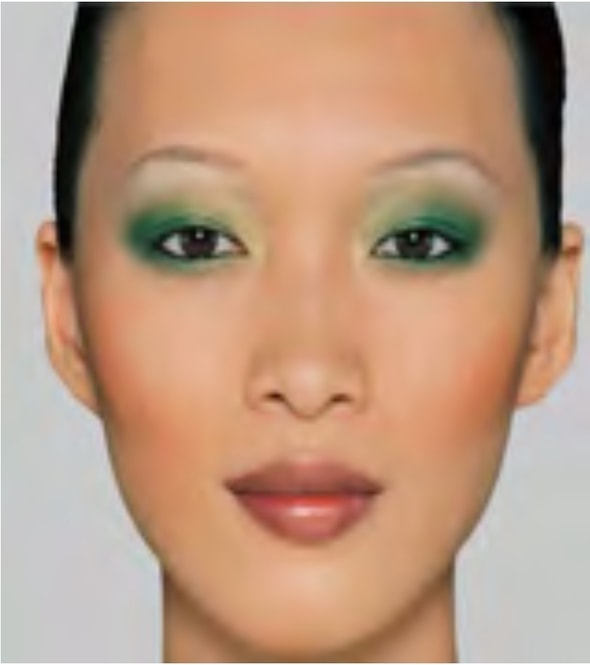
%> input picture A2 - Digital Makeup Transfer/images/MakeupTransfer/Reference.jpg, 590 x 665 px
$ octave main.m   (GNU Octave 9; MATLAB toolbox functions it lacks are replaced by stand-ins)
%> lines starting %> are read from the running program, lines starting %| are printed output that depends on the picture; in (x1, y1, x2, y2) boxes, pixels count from 0 and x2, y2 are one past the last pixel; in counts of white or black regions, pixels touching at a corner belong together; the program's own positions count from 1
### A2 - Digital Makeup Transfer/src/separateRegions.m
function [mask_leftEyebrow, mask_rightEyebrow, mask_leftEye, mask_rightEye, mask_lips, mask_face, mask_skin] = separateRegions(refImg, landmarkfile)

    load(landmarkfile);
    length = size(refImg,1);
    width = size(refImg,2);
    % Left Eyebrow
    mask_leftEyebrow = poly2mask(Ys(1:6), Xs(1:6), length, width);
    % figure,
    % imshow(mask_leftEyebrow);
    % title('leftEyebrow');

    % Right Eyebrow
    mask_rightEyebrow = poly2mask(Ys(7:12), Xs(7:12), length, width);
    % figure,
    % imshow(mask_rightEyebrow);
    % title('rightEyebrow');

    % Left Eye
    mask_leftEye = poly2mask(Ys(13:20), Xs(13:20), length, width);
    % figure,
    % imshow(mask_leftEye);
    % title('leftEye');

    % Right Eye
    mask_rightEye = poly2mask(Ys(21:28), Xs(21:28), length, width);
    % figure,
    % imshow(mask_rightEye);
    % title('rightEye');

    % Lips
    mask_lips = poly2mask([Ys(40:46) fliplr(Ys(52:56))], [Xs(40:46) fliplr(Xs(52:56))], length, width);
    % figure,
    % imshow(mask_lips);
    % title('lips');

    % Face
    mask_face = poly2mask(Ys(57:80), Xs(57:80), length, width);
    % figure,
    % imshow(mask_face);
    % title('face');

    % Skin
    mask_skin = mask_face;
    for i=1:size(mask_skin,1)
        for j=1:size(mask_skin,2)
            if mask_face(i,j) == 1 && (mask_leftEye(i,j) == 1 || mask_rightEye(i,j) == 1 || mask_leftEyebrow(i,j) == 1 || mask_rightEyebrow(i,j) == 1 || mask_lips(i,j) == 1)
                mask_skin(i,j) = 0;
            end
        end
    end
    % figure,
    % imshow(mask_skin);
    % title('skin');
end

### A2 - Digital Makeup Transfer/src/wlsFilter.m
function OUT = wlsFilter(IN, lambda, alpha, L)
%WLSFILTER Edge-preserving smoothing based on the weighted least squares(WLS)
%   optimization framework, as described in Farbman, Fattal, Lischinski, and
%   Szeliski, "Edge-Preserving Decompositions for Multi-Scale Tone and Detail
%   Manipulation", ACM Transactions on Graphics, 27(3), August 2008.
%
%   Given an input image IN, we seek a new image OUT, which, on the one hand,
%   is as close as possible to IN, and, at the same time, is as smooth as
%   possible everywhere, except across significant gradients in L.
%
%
%   Input arguments:
%   ----------------
%     IN              Input image (2-D, double, N-by-M matrix).
%
%     lambda          Balances between the data term and the smoothness
%                     term. Increasing lambda will produce smoother images.
%                     Default value is 1.0
%
%     alpha           Gives a degree of control over the affinities by non-
%                     lineary scaling the gradients. Increasing alpha will
%                     result in sharper preserved edges. Default value: 1.2
%
%     L               Source image for the affinity matrix. Same dimensions
%                     as the input image IN. Default: log(IN)
%
%
%   Example
%   -------
%     RGB = imread('peppers.png');
%     I = double(rgb2gray(RGB));
%     I = I./max(I(:));
%     res = wlsFilter(I, 0.5);
%     figure, imshow(I), figure, imshow(res)
%     res = wlsFilter(I, 2, 2);
%     figure, imshow(res)

if(~exist('L', 'var')),
    L = log(IN+eps);
end

if(~exist('alpha', 'var')),
    alpha = 1.2;
end

if(~exist('lambda', 'var')),
    lambda = 1;
end

smallNum = 0.0001;

[r,c] = size(IN);
k = r*c;

% Compute affinities between adjacent pixels based on gradients of L
dy = diff(L, 1, 1);
dy = -lambda./(abs(dy).^alpha + smallNum);
dy = padarray(dy, [1 0], 'post');
dy = dy(:);

dx = diff(L, 1, 2);
dx = -lambda./(abs(dx).^alpha + smallNum);
dx = padarray(dx, [0 1], 'post');
dx = dx(:);


% Construct a five-point spatially inhomogeneous Laplacian matrix
B(:,1) = dx;
B(:,2) = dy;
d = [-r,-1];
A = spdiags(B,d,k,k);

e = dx;
w = padarray(dx, r, 'pre'); w = w(1:end-r);
s = dy;
n = padarray(dy, 1, 'pre'); n = n(1:end-1);

D = 1-(e+w+s+n);
A = A + A' + spdiags(D, 0, k, k);

% Solve
OUT = A\IN(:);
OUT = reshape(OUT, r, c);

### A2 - Digital Makeup Transfer/src/main.m
clear all; close all; clc;

refImgFilename = 'Reference.jpg';
origImgFilename = 'Original.jpg';
landmarkfile = 'landmarks.mat';

refImg = imread(refImgFilename);
%> refImg is the input picture: size 665x590x3 uint8; mean R, G, B 187.4, 152.5, 128.5
origImg = imread(origImgFilename);
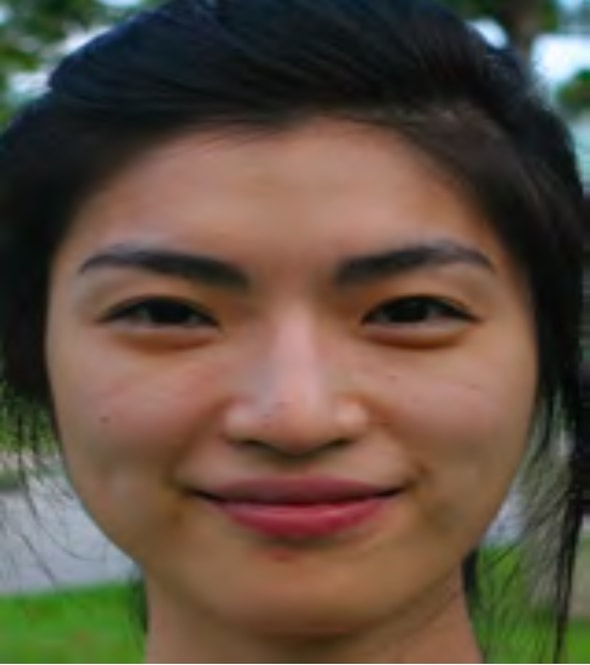
%> input picture A2 - Digital Makeup Transfer/images/MakeupTransfer/Original.jpg, 590 x 665 px
%> origImg is the input picture: size 665x590x3 uint8; mean R, G, B 95.9, 79.9, 65.3

figure, imshow(refImg, 'InitialMagnification', 50); title('Initial: Reference');
figure, imshow(origImg, 'InitialMagnification', 50); title('Initial: Original');

[rowsA, colsA, nA] = size(origImg);
%> rowsA = 665; colsA = 590; nA = 3
[rowsB, colsB, nB] = size(refImg);
%> rowsB = 665; colsB = 590; nB = 3
if rowsB ~= rowsA || colsA ~= colsB
    origImg = imresize(origImg, [rowsA colsA]);
end

rows = rowsA;
%> rows = 665
cols = colsA;
%> cols = 590

%%  3.1. Face Alignment

% % 1. Learn a model for Landmark detection
% compile
% % 2. Detect Control points and then, warp the image
% faceAlign(model, refImgFilename, origImgFilename);

% getLandmarkPoints(refImgFilename,origImgFilename,landmarkfile);

commandStr = sprintf('python faceWarp.py %s %s',refImgFilename,origImgFilename);
[status, ~] = system(commandStr);
if status==0
    fprintf('Image warped using delaunay triangles');
end

alignedFace = imread('warped.jpg');
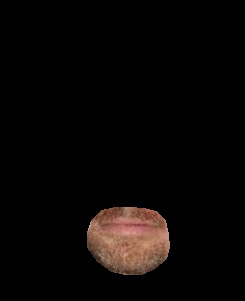
%> input picture A2 - Digital Makeup Transfer/images/BeardTransfer/warped.jpg, 245 x 301 px
%> alignedFace is the input picture: size 301x245x3 uint8; mean R, G, B 9.6, 6.6, 5.4
refImg = alignedFace;
figure, imshow(alignedFace, 'InitialMagnification', 50); title('After 3.1');


%%  3.2. Layer Decomposition

[mask_leftEyebrow, mask_rightEyebrow, mask_leftEye, mask_rightEye, mask_lips, mask_face, mask_skin] = separateRegions(refImg, landmarkfile);
%> after the loop in separateRegions, `for i=1:size(mask_skin,1)`:
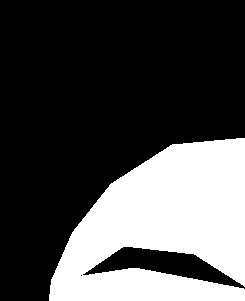
%> mask_skin: size 301x245 logical; 29.8% white; 1 white region, box (x1, y1, x2, y2) and area: (49, 138, 245, 301) 21942
%> mask_leftEyebrow: size 301x245 logical; 3.6% white; 2 white regions (1 under 20 px), largest, box (x1, y1, x2, y2) and area: (83, 247, 245, 289) 2673
%> mask_rightEyebrow: size 301x245 logical; every value is 0
%> mask_face: size 301x245 logical; 33.4% white; 1 white region, box (x1, y1, x2, y2) and area: (49, 138, 245, 301) 24616
load(landmarkfile);

% RGB to LAB Conversion
origLab = rgb2lab(origImg);
%> origLab: size 665x590x3 double; mean of channels 1, 2, 3 34.7, 4.7, 11.1
origL = origLab(:,:,1);
origA = origLab(:,:,2);
origB = origLab(:,:,3);

ref1Img = alignedFace;
refLab = rgb2lab(ref1Img);
%> refLab: size 301x245x3 double; mean of channels 1, 2, 3 3.1, 1, 1.2
refL = refLab(:,:,1);
refA = refLab(:,:,2);
refB = refLab(:,:,3);

% figure, imshow(origL, [1,100], 'InitialMagnification', 50); title('origL');
% figure, imshow(refL, [1,100], 'InitialMagnification', 50); title('refL');

% figure, imshow(origA, [1,100], 'InitialMagnification', 50); title('origA');
% figure, imshow(refA, [1,100], 'InitialMagnification', 50); title('refA');
%
% figure, imshow(origB, [1,100], 'InitialMagnification', 50); title('origB');
% figure, imshow(refB, [1,100], 'InitialMagnification', 50); title('refB');

origBase = wlsFilter(origL);
%> in wlsFilter, `dx = padarray(dx, [0 1], 'post');`:
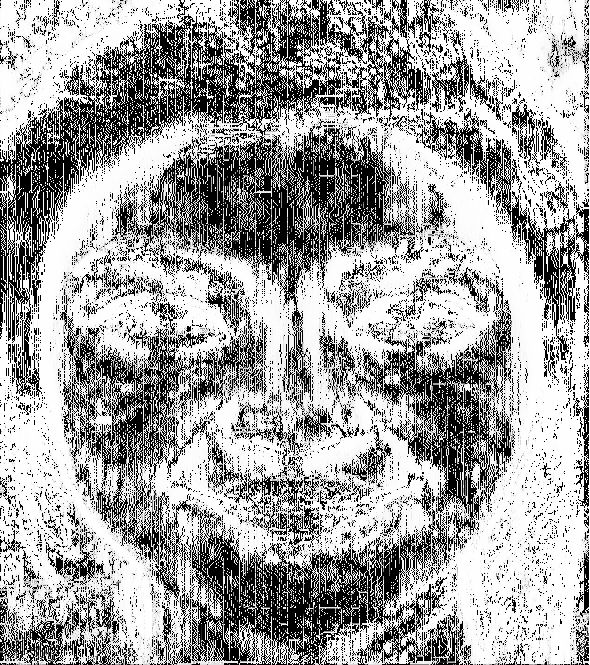
%> dx: size 665x590 double; min -10000, max 0, mean -3669.3; drawn with min black and max white
refBase = wlsFilter(refL);
origDetail = origL - origBase;
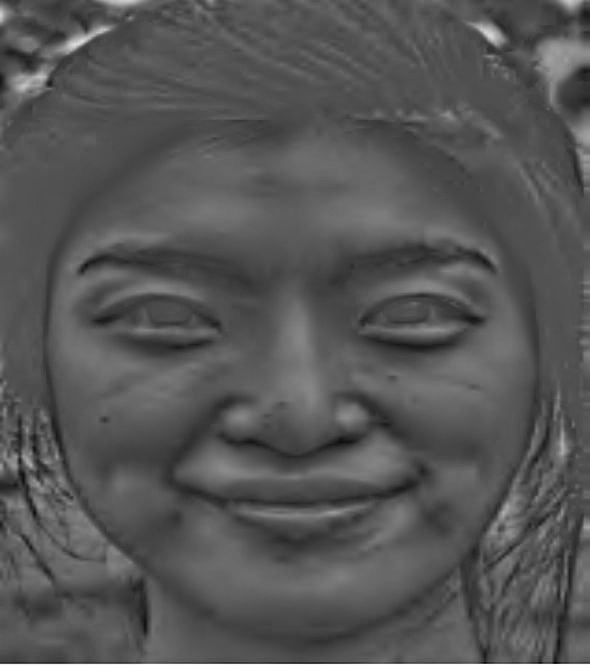
%> origDetail: size 665x590 double; min -15.92, max 31.33, mean 0; drawn with min black and max white
refDetail = refL - refBase;
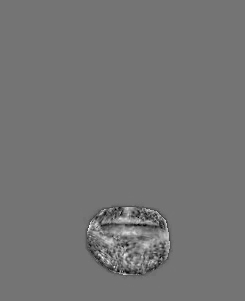
%> refDetail: size 301x245 double; min -15.91, max 18.81, mean -4.74e-14; drawn with min black and max white

figure, imshow(origBase, [1,100], 'InitialMagnification', 50); title('origBase');
figure, imshow(refBase, [1,100], 'InitialMagnification', 50); title('refBase');
%> after `imshow(refBase, [1,100], 'InitialMagnification', 50)`:
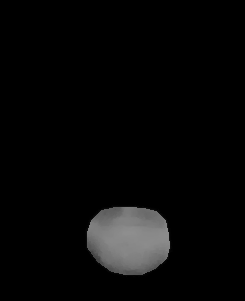
%> displayed picture: size 301x245, on the screen's scale of 0 to 255; min 0, max 142, mean 7.7

% figure, imshow(origDetail, 'InitialMagnification', 50); title('origDetail');
% figure, imshow(refDetail, 'InitialMagnification', 50); title('refDetail');


%%  3.3. Skin Detail Transfer

deltaOrig = 0.5;
deltaRef = 0.5;
%> (the run ends here)
